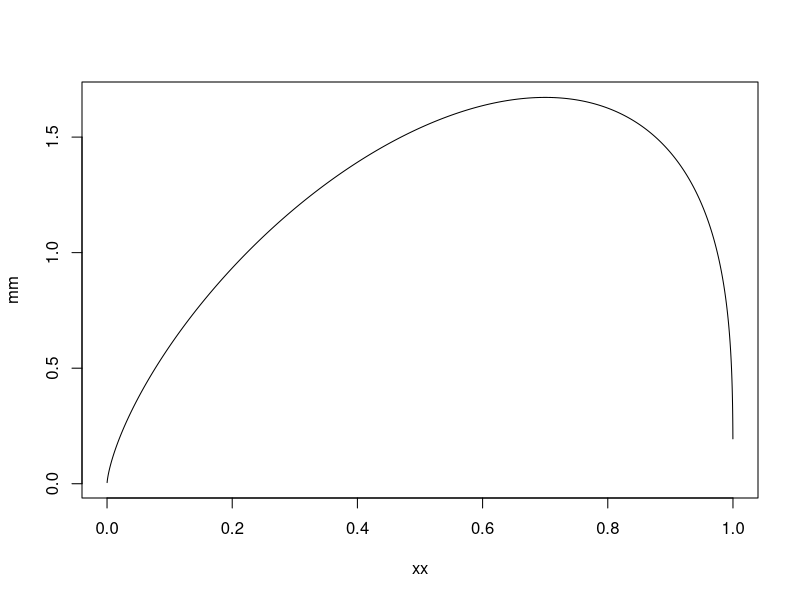
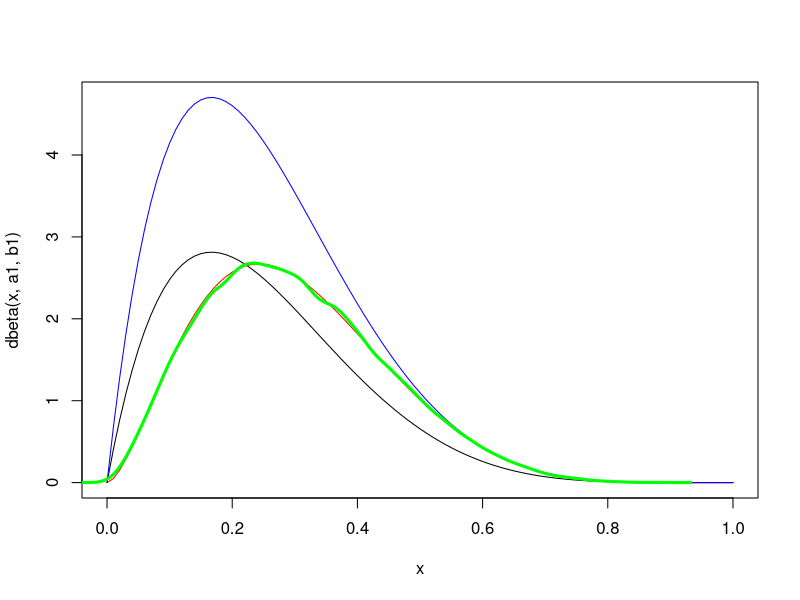

The R source for these figures, in order:
# Example 5.6.9 (p. 254) of Casella and Berger
a1 = 2
b1 = 6
a2 = 2.7
b2 = 6.3


xx = seq(0, 1, length=10000)

# calculate M ( sup_y f_Y(y) / f_V(y) )
# M must be finite for Theorem 5.6.8 to hold
yy1 = dbeta(xx, a1, b1)
yy2 = dbeta(xx, a2, b2)
mm = yy2/yy1
M = max(mm, na.rm=TRUE)
plot(xx, mm, type='l')

curve(dbeta(x, a1, b1), ylim=c(0, M*max(c(yy1, yy2))))
curve(dbeta(x, a2, b2), add=TRUE, col='red')
curve(M*dbeta(x, a1, b1), add=TRUE, col='blue')

n = 100000
U = runif(n, 0, 1)
V = rbeta(n, a1, b1)

# target
Y = V[U < 1/M * dbeta(V, a2, b2) / dbeta(V, a1, b1)]
points(density(Y), col='green', type='l', lwd=3)
